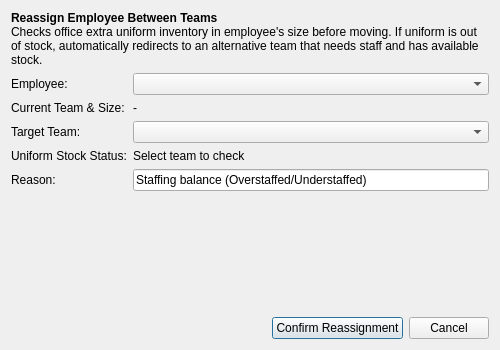
<?xml version="1.0" encoding="UTF-8"?>
<ui version="4.0">
 <class>ReassignDialog</class>
 <widget class="QDialog" name="ReassignDialog">
  <property name="geometry">
   <rect>
    <x>0</x>
    <y>0</y>
    <width>500</width>
    <height>350</height>
   </rect>
  </property>
  <property name="windowTitle">
   <string>Reassign Employee with Uniform Verification</string>
  </property>
  <layout class="QVBoxLayout" name="verticalLayout">
   <item>
    <widget class="QLabel" name="headerLabel">
     <property name="text">
      <string>&lt;b&gt;Reassign Employee Between Teams&lt;/b&gt;&lt;br&gt;Checks office extra uniform inventory in employee's size before moving. If uniform is out of stock, automatically redirects to an alternative team that needs staff and has available stock.</string>
     </property>
     <property name="wordWrap">
      <bool>true</bool>
     </property>
    </widget>
   </item>
   <item>
    <layout class="QFormLayout" name="formLayout">
     <item row="0" column="0">
      <widget class="QLabel" name="label">
       <property name="text">
        <string>Employee:</string>
       </property>
      </widget>
     </item>
     <item row="0" column="1">
      <widget class="QComboBox" name="employeeCombo"/>
     </item>
     <item row="1" column="0">
      <widget class="QLabel" name="label_2">
       <property name="text">
        <string>Current Team &amp; Size:</string>
       </property>
      </widget>
     </item>
     <item row="1" column="1">
      <widget class="QLabel" name="currentDetailsLabel">
       <property name="text">
        <string>-</string>
       </property>
      </widget>
     </item>
     <item row="2" column="0">
      <widget class="QLabel" name="label_3">
       <property name="text">
        <string>Target Team:</string>
       </property>
      </widget>
     </item>
     <item row="2" column="1">
      <widget class="QComboBox" name="targetTeamCombo"/>
     </item>
     <item row="3" column="0">
      <widget class="QLabel" name="label_4">
       <property name="text">
        <string>Uniform Stock Status:</string>
       </property>
      </widget>
     </item>
     <item row="3" column="1">
      <widget class="QLabel" name="stockStatusLabel">
       <property name="text">
        <string>Select team to check</string>
       </property>
      </widget>
     </item>
     <item row="4" column="0">
      <widget class="QLabel" name="label_5">
       <property name="text">
        <string>Reason:</string>
       </property>
      </widget>
     </item>
     <item row="4" column="1">
      <widget class="QLineEdit" name="reasonEdit">
       <property name="text">
        <string>Staffing balance (Overstaffed/Understaffed)</string>
       </property>
      </widget>
     </item>
    </layout>
   </item>
   <item>
    <spacer name="verticalSpacer">
     <property name="orientation">
      <enum>Qt::Vertical</enum>
     </property>
     <property name="sizeHint" stdset="0">
      <size>
       <width>20</width>
       <height>20</height>
      </size>
     </property>
    </spacer>
   </item>
   <item>
    <layout class="QHBoxLayout" name="horizontalLayout">
     <item>
      <spacer name="horizontalSpacer">
       <property name="orientation">
        <enum>Qt::Horizontal</enum>
       </property>
       <property name="sizeHint" stdset="0">
        <size>
         <width>40</width>
         <height>20</height>
        </size>
       </property>
      </spacer>
     </item>
     <item>
      <widget class="QPushButton" name="reassignBtn">
       <property name="text">
        <string>Confirm Reassignment</string>
       </property>
      </widget>
     </item>
     <item>
      <widget class="QPushButton" name="cancelBtn">
       <property name="text">
        <string>Cancel</string>
       </property>
      </widget>
     </item>
    </layout>
   </item>
  </layout>
 </widget>
 <resources/>
 <connections/>
</ui>
